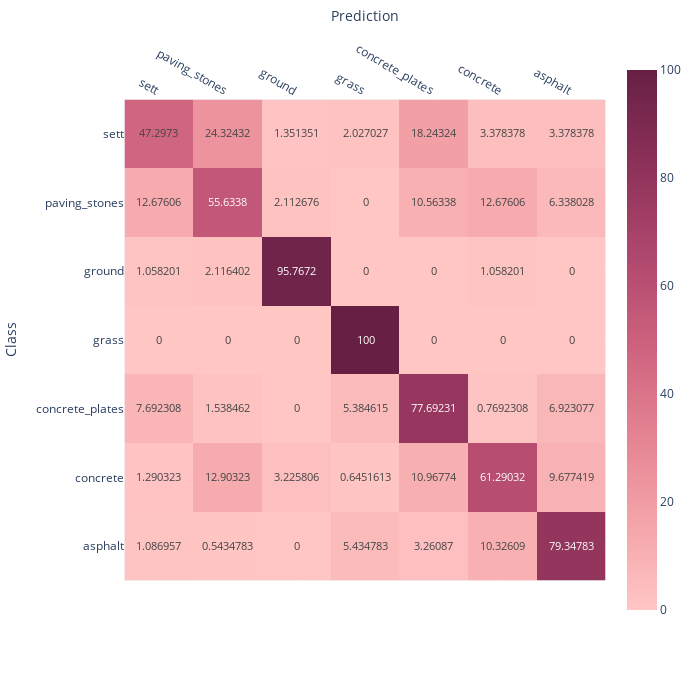

The code cell stored with this chart in its notebook:
### Code cell
fig = px.imshow(c_mat,
                labels=dict(x="Prediction", y="Class"),
                x=available_classes,
                y=available_classes,
                text_auto=True, 
            #    aspect="auto",
                color_continuous_scale=px.colors.sequential.Burg,
                width=700,
                height=700,
               )
fig.update_xaxes(side="top")

# fig['layout']['xaxis']['autorange'] = "reversed"

fig.show()

### Figure 1 — Plotly figure (JSON) as saved in the notebook; plotly's stock layout.template omitted (floating-point values rounded to 4 significant figures)
{"data": [{"coloraxis": "coloraxis", "hovertemplate": "Prediction: %{x}<br>Class: %{y}<br>color: %{z}<extra></extra>", "name": "0", "texttemplate": "%{z}", "type": "heatmap", "x": ["sett", "paving_stones", "ground", "grass", "concrete_plates", "concrete", "asphalt"], "xaxis": "x", "y": ["sett", "paving_stones", "ground", "grass", "concrete_plates", "concrete", "asphalt"], "yaxis": "y", "z": [[47.3, 24.32, 1.351, 2.027, 18.24, 3.378, 3.378], [12.68, 55.63, 2.113, 0, 10.56, 12.68, 6.338], [1.058, 2.116, 95.77, 0, 0, 1.058, 0], [0, 0, 0, 100, 0, 0, 0], [7.692, 1.538, 0, 5.385, 77.69, 0.7692, 6.923], [1.29, 12.9, 3.226, 0.6452, 10.97, 61.29, 9.677], [1.087, 0.5435, 0, 5.435, 3.261, 10.33, 79.35]]}], "layout": {"coloraxis": {"colorscale": [[0, "rgb(255, 198, 196)"], [0.1667, "rgb(244, 163, 168)"], [0.3333, "rgb(227, 129, 145)"], [0.5, "rgb(204, 96, 125)"], [0.6667, "rgb(173, 70, 108)"], [0.8333, "rgb(139, 48, 88)"], [1, "rgb(103, 32, 68)"]]}, "height": 700, "margin": {"t": 60}, "width": 700, "xaxis": {"anchor": "y", "constrain": "domain", "domain": [0, 1], "scaleanchor": "y", "side": "top", "title": {"text": "Prediction"}}, "yaxis": {"anchor": "x", "autorange": "reversed", "constrain": "domain", "domain": [0, 1], "title": {"text": "Class"}}}}
